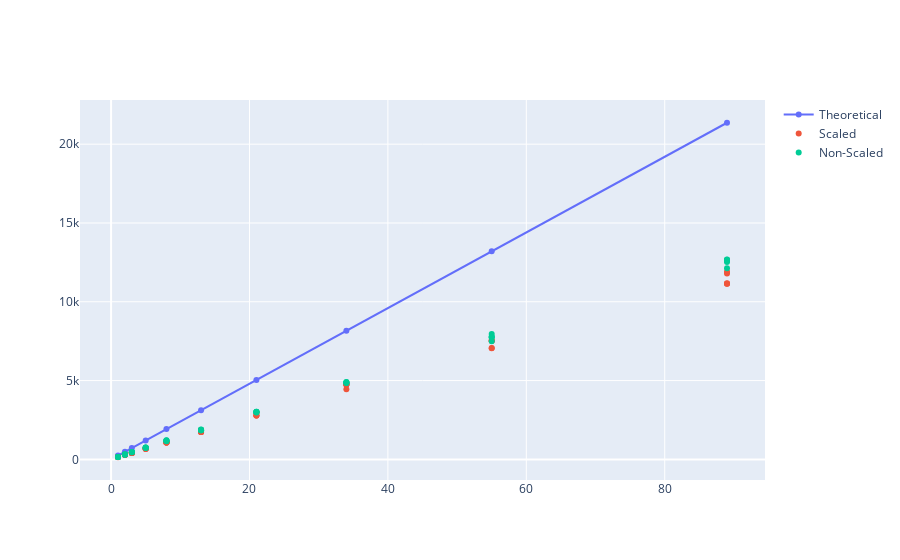

The code cell stored with this chart in its notebook:
### Code cell
fig = go.Figure()
# 6 Cores (On Node) * 2.5GHz (From node cpuinfo) * 16 operations/cycle = 240GFLOPS estimate
nodes = [1,2,3,5,8,13,21,34,55,89]
theoretical = [int(x * 6 * 2.5 * 16) for x in nodes]
fig.add_trace(go.Scatter(x=nodes,
                         y=theoretical,
                         name='Theoretical'))

fig.add_trace(go.Scatter(x=scaled_slow_flops['Node/Actor(s).1'],
                         y=scaled_slow_flops['GFlop/s Clock.4'],
                         mode='markers',
                         name='Scaled'))

fig.add_trace(go.Scatter(x=slow_flops['Node/Actor(s).1'],
                         y=slow_flops['GFlop/s Clock.4'],
                         mode='markers',
                         name='Non-Scaled'))

fig

### Figure 1 — Plotly figure (JSON) as saved in the notebook; plotly's stock layout.template omitted (floating-point values rounded to 4 significant figures)
{"data": [{"name": "Theoretical", "type": "scatter", "x": [1, 2, 3, 5, 8, 13, 21, 34, 55, 89], "y": [240, 480, 720, 1200, 1920, 3120, 5040, 8160, 13200, 21360]}, {"mode": "markers", "name": "Scaled", "type": "scatter", "x": [1, 1, 1, 1, 1, 2, 2, 2, 2, 2, 3, 3, 3, 3, 3, 5, 5, 5, 5, 5, 8, 8, 8, 8, 8, 13, 13, 13, 13, 13, 21, 21, 21, 21, 21, 34, 34, 34, 34, 34, 55, 55, 55, 55, 55, 89, 89, 89, 89, 89], "y": [144.9, 135.4, 144.9, 144.9, 144.9, 289.3, 289.3, 289.4, 270.4, 289.3, 405.4, 405.3, 405.5, 405.2, 405.2, 673.7, 673.9, 673.9, 674.1, 674.0, 1075.0, 1075.0, 1075.0, 1075.0, 1075.0, 1738.0, 1738.0, 1738.0, 1857.0, 1738.0, 2974.0, 2785.0, 2976.0, 2784.0, 2786.0, 4747.0, 4750.0, 4755.0, 4750.0, 4451.0, 7520.0, 7535.0, 7535.0, 7054.0, 7060.0, 11140.0, 11790.0, 11910.0, 11170.0, 11150.0]}, {"mode": "markers", "name": "Non-Scaled", "type": "scatter", "x": [1, 1, 1, 1, 1, 2, 2, 2, 2, 2, 3, 3, 3, 3, 3, 5, 5, 5, 5, 5, 8, 8, 8, 8, 8, 13, 13, 13, 13, 13, 21, 21, 21, 21, 21, 34, 34, 34, 34, 34, 55, 55, 55, 55, 55, 89, 89, 89, 89, 89], "y": [152.9, 153.5, 151.5, 151.1, 152.6, 311.6, 308.5, 308.7, 309.3, 312.6, 457.3, 467.3, 458.2, 463.8, 463.5, 726.9, 755.0, 744.2, 744.3, 749.4, 1211.0, 1193.0, 1177.0, 1156.0, 1163.0, 1887.0, 1854.0, 1845.0, 1855.0, 1889.0, 3005.0, 3022.0, 3025.0, 2994.0, 2974.0, 4864.0, 4900.0, 4918.0, 4849.0, 4857.0, 7763.0, 7739.0, 7961.0, 7776.0, 7492.0, 12520.0, 12130.0, 12680.0, 12630.0, 12660.0]}], "layout": {"autosize": true, "xaxis": {"autorange": true, "range": [-4.26, 94.26], "type": "linear"}, "yaxis": {"autorange": true, "range": [-1419.0, 22910.0], "type": "linear"}}}
